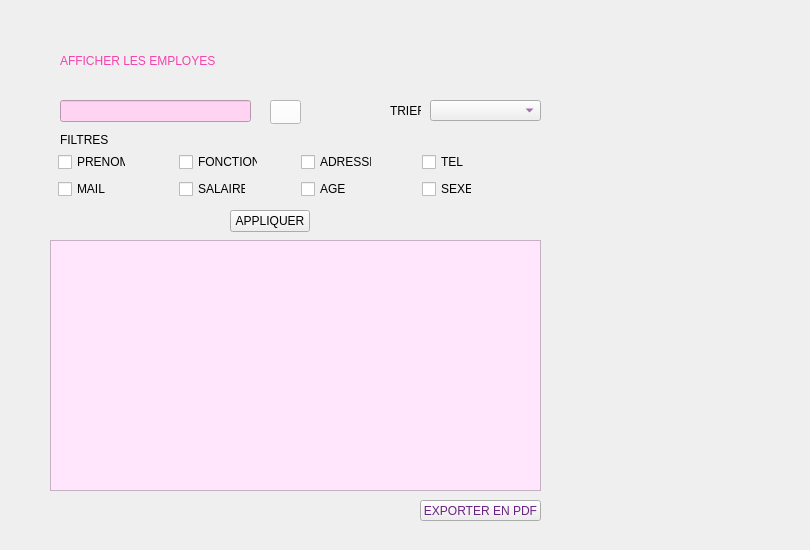
     <widget class="QWidget" name="stackedWidgetPage2">
      <widget class="QLabel" name="label_menu_active_2">
       <property name="geometry">
        <rect>
         <x>60</x>
         <y>40</y>
         <width>311</width>
         <height>41</height>
        </rect>
       </property>
       <property name="styleSheet">
        <string notr="true">font: 75 18pt &quot;MS Shell Dlg 2&quot;;
color: rgb(247, 65, 173);</string>
       </property>
       <property name="text">
        <string>AFFICHER LES EMPLOYES</string>
       </property>
      </widget>
      <widget class="QLabel" name="label_cadre_4">
       <property name="geometry">
        <rect>
         <x>-130</x>
         <y>0</y>
         <width>801</width>
         <height>541</height>
        </rect>
       </property>
       <property name="text">
        <string/>
       </property>
       <property name="pixmap">
        <pixmap>../../Downloads/cadre.png</pixmap>
       </property>
       <property name="scaledContents">
        <bool>true</bool>
       </property>
      </widget>
      <widget class="QCheckBox" name="checkBox_prenom">
       <property name="geometry">
        <rect>
         <x>58</x>
         <y>152</y>
         <width>68</width>
         <height>20</height>
        </rect>
       </property>
       <property name="cursor">
        <cursorShape>PointingHandCursor</cursorShape>
       </property>
       <property name="text">
        <string>PRENOM</string>
       </property>
      </widget>
      <widget class="QCheckBox" name="checkBox_tel">
       <property name="geometry">
        <rect>
         <x>422</x>
         <y>152</y>
         <width>44</width>
         <height>20</height>
        </rect>
       </property>
       <property name="cursor">
        <cursorShape>PointingHandCursor</cursorShape>
       </property>
       <property name="text">
        <string>TEL</string>
       </property>
      </widget>
      <widget class="QCheckBox" name="checkBox_salaire">
       <property name="geometry">
        <rect>
         <x>179</x>
         <y>179</y>
         <width>67</width>
         <height>20</height>
        </rect>
       </property>
       <property name="cursor">
        <cursorShape>PointingHandCursor</cursorShape>
       </property>
       <property name="text">
        <string>SALAIRE</string>
       </property>
      </widget>
      <widget class="QCheckBox" name="checkBox_adresse">
       <property name="geometry">
        <rect>
         <x>301</x>
         <y>152</y>
         <width>71</width>
         <height>20</height>
        </rect>
       </property>
       <property name="cursor">
        <cursorShape>PointingHandCursor</cursorShape>
       </property>
       <property name="text">
        <string>ADRESSE</string>
       </property>
      </widget>
      <widget class="QCheckBox" name="checkBox_sexe">
       <property name="geometry">
        <rect>
         <x>422</x>
         <y>179</y>
         <width>50</width>
         <height>20</height>
        </rect>
       </property>
       <property name="cursor">
        <cursorShape>PointingHandCursor</cursorShape>
       </property>
       <property name="text">
        <string>SEXE</string>
       </property>
      </widget>
      <widget class="QCheckBox" name="checkBox_mail">
       <property name="geometry">
        <rect>
         <x>58</x>
         <y>179</y>
         <width>50</width>
         <height>20</height>
        </rect>
       </property>
       <property name="cursor">
        <cursorShape>PointingHandCursor</cursorShape>
       </property>
       <property name="text">
        <string>MAIL</string>
       </property>
      </widget>
      <widget class="QCheckBox" name="checkBox_fonction">
       <property name="geometry">
        <rect>
         <x>179</x>
         <y>152</y>
         <width>79</width>
         <height>20</height>
        </rect>
       </property>
       <property name="cursor">
        <cursorShape>PointingHandCursor</cursorShape>
       </property>
       <property name="text">
        <string>FONCTION</string>
       </property>
      </widget>
      <widget class="QCheckBox" name="checkBox_age">
       <property name="geometry">
        <rect>
         <x>301</x>
         <y>179</y>
         <width>46</width>
         <height>20</height>
        </rect>
       </property>
       <property name="cursor">
        <cursorShape>PointingHandCursor</cursorShape>
       </property>
       <property name="text">
        <string>AGE</string>
       </property>
      </widget>
      <widget class="QPushButton" name="pushButton_rechercher_empl">
       <property name="geometry">
        <rect>
         <x>270</x>
         <y>100</y>
         <width>31</width>
         <height>24</height>
        </rect>
       </property>
       <property name="cursor">
        <cursorShape>PointingHandCursor</cursorShape>
       </property>
       <property name="toolTip">
        <string>Rechercher</string>
       </property>
       <property name="styleSheet">
        <string notr="true">color: rgb(107, 35, 131);
background-color: rgb(255, 255, 255);</string>
       </property>
       <property name="text">
        <string/>
       </property>
       <property name="icon">
        <iconset>
         <normaloff>../resources/recherche.png</normaloff>../resources/recherche.png</iconset>
       </property>
      </widget>
      <widget class="QLineEdit" name="lineEdit_rechercher">
       <property name="geometry">
        <rect>
         <x>60</x>
         <y>100</y>
         <width>191</width>
         <height>22</height>
        </rect>
       </property>
       <property name="toolTip">
        <string>Entrer l'identifiant à rechercher</string>
       </property>
       <property name="styleSheet">
        <string notr="true">background-color: rgb(255, 212, 243);</string>
       </property>
       <property name="inputMask">
        <string extracomment="ENTREZ LA CIN A RECHERCHER"/>
       </property>
       <property name="text">
        <string extracomment="ENTREZ LA CIN A RECHERCHER"/>
       </property>
       <property name="placeholderText">
        <string extracomment="ENTREZ LA CIN A RECHERCHER"/>
       </property>
       <property name="clearButtonEnabled">
        <bool>false</bool>
       </property>
      </widget>
      <widget class="QComboBox" name="comboBox">
       <property name="geometry">
        <rect>
         <x>430</x>
         <y>100</y>
         <width>111</width>
         <height>21</height>
        </rect>
       </property>
       <property name="cursor">
        <cursorShape>PointingHandCursor</cursorShape>
       </property>
       <property name="toolTip">
        <string>Trier</string>
       </property>
       <property name="styleSheet">
        <string notr="true">color: rgb(107, 35, 131);</string>
       </property>
       <item>
        <property name="text">
         <string/>
        </property>
       </item>
       <item>
        <property name="text">
         <string>A-Z Nom</string>
        </property>
       </item>
       <item>
        <property name="text">
         <string>A-Z Prenom</string>
        </property>
       </item>
       <item>
        <property name="text">
         <string>Par Salaire</string>
        </property>
       </item>
      </widget>
      <widget class="QTableView" name="tableView">
       <property name="geometry">
        <rect>
         <x>50</x>
         <y>240</y>
         <width>491</width>
         <height>251</height>
        </rect>
       </property>
       <property name="styleSheet">
        <string notr="true">color: rgb(107, 35, 131);
font: 10pt &quot;MV Boli&quot;;
background-color: rgb(255, 230, 252);</string>
       </property>
      </widget>
      <widget class="QLabel" name="label_3">
       <property name="geometry">
        <rect>
         <x>60</x>
         <y>130</y>
         <width>51</width>
         <height>20</height>
        </rect>
       </property>
       <property name="text">
        <string>FILTRES</string>
       </property>
      </widget>
      <widget class="QPushButton" name="pushButton_pdf">
       <property name="geometry">
        <rect>
         <x>420</x>
         <y>500</y>
         <width>121</width>
         <height>21</height>
        </rect>
       </property>
       <property name="cursor">
        <cursorShape>PointingHandCursor</cursorShape>
       </property>
       <property name="toolTip">
        <string>Generer un pdf de la liste</string>
       </property>
       <property name="styleSheet">
        <string notr="true">color: rgb(107, 35, 131);</string>
       </property>
       <property name="text">
        <string>EXPORTER EN PDF</string>
       </property>
       <property name="icon">
        <iconset>
         <normaloff>../resources/pdf.png</normaloff>../resources/pdf.png</iconset>
       </property>
      </widget>
      <widget class="QLabel" name="label_4">
       <property name="geometry">
        <rect>
         <x>390</x>
         <y>100</y>
         <width>31</width>
         <height>21</height>
        </rect>
       </property>
       <property name="text">
        <string>TRIER</string>
       </property>
      </widget>
      <widget class="QPushButton" name="pushButton_filtre">
       <property name="geometry">
        <rect>
         <x>230</x>
         <y>210</y>
         <width>80</width>
         <height>22</height>
        </rect>
       </property>
       <property name="text">
        <string>APPLIQUER</string>
       </property>
      </widget>
      <zorder>label_cadre_4</zorder>
      <zorder>label_menu_active_2</zorder>
      <zorder>checkBox_prenom</zorder>
      <zorder>checkBox_tel</zorder>
      <zorder>checkBox_salaire</zorder>
      <zorder>checkBox_adresse</zorder>
      <zorder>checkBox_sexe</zorder>
      <zorder>checkBox_mail</zorder>
      <zorder>checkBox_fonction</zorder>
      <zorder>checkBox_age</zorder>
      <zorder>pushButton_rechercher_empl</zorder>
      <zorder>lineEdit_rechercher</zorder>
      <zorder>comboBox</zorder>
      <zorder>tableView</zorder>
      <zorder>label_3</zorder>
      <zorder>pushButton_pdf</zorder>
      <zorder>label_4</zorder>
      <zorder>pushButton_filtre</zorder>
     </widget>
